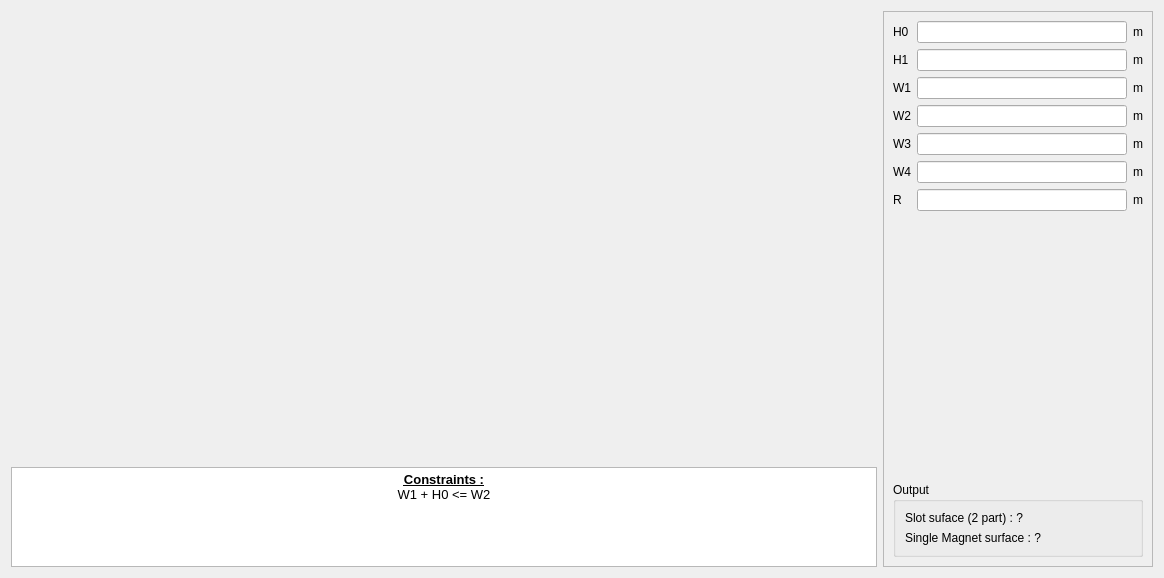
<?xml version="1.0" encoding="UTF-8"?>
<ui version="4.0">
 <class>PHoleM65</class>
 <widget class="QWidget" name="PHoleM65">
  <property name="geometry">
   <rect>
    <x>0</x>
    <y>0</y>
    <width>1164</width>
    <height>578</height>
   </rect>
  </property>
  <property name="minimumSize">
   <size>
    <width>0</width>
    <height>0</height>
   </size>
  </property>
  <property name="maximumSize">
   <size>
    <width>16777215</width>
    <height>16777215</height>
   </size>
  </property>
  <property name="windowTitle">
   <string>Form</string>
  </property>
  <layout class="QHBoxLayout" name="horizontalLayout">
   <item>
    <layout class="QVBoxLayout" name="verticalLayout_2">
     <item>
      <widget class="QLabel" name="img_slot">
       <property name="sizePolicy">
        <sizepolicy hsizetype="Preferred" vsizetype="Preferred">
         <horstretch>0</horstretch>
         <verstretch>0</verstretch>
        </sizepolicy>
       </property>
       <property name="minimumSize">
        <size>
         <width>0</width>
         <height>0</height>
        </size>
       </property>
       <property name="maximumSize">
        <size>
         <width>16777215</width>
         <height>16777215</height>
        </size>
       </property>
       <property name="text">
        <string/>
       </property>
       <property name="pixmap">
        <pixmap resource="../../../../Resources/pyleecan.qrc">:/images/images/MachineSetup/SMHoleMag/HoleM65_mag_int_rotor.png</pixmap>
       </property>
       <property name="scaledContents">
        <bool>false</bool>
       </property>
       <property name="alignment">
        <set>Qt::AlignCenter</set>
       </property>
      </widget>
     </item>
     <item>
      <widget class="QTextEdit" name="txt_constraint">
       <property name="minimumSize">
        <size>
         <width>200</width>
         <height>0</height>
        </size>
       </property>
       <property name="maximumSize">
        <size>
         <width>16777215</width>
         <height>100</height>
        </size>
       </property>
       <property name="html">
        <string>&lt;!DOCTYPE HTML PUBLIC &quot;-//W3C//DTD HTML 4.0//EN&quot; &quot;http://www.w3.org/TR/REC-html40/strict.dtd&quot;&gt;
&lt;html&gt;&lt;head&gt;&lt;meta name=&quot;qrichtext&quot; content=&quot;1&quot; /&gt;&lt;style type=&quot;text/css&quot;&gt;
p, li { white-space: pre-wrap; }
&lt;/style&gt;&lt;/head&gt;&lt;body style=&quot; font-family:'MS Shell Dlg 2'; font-size:7.8pt; font-weight:400; font-style:normal;&quot;&gt;
&lt;p align=&quot;center&quot; style=&quot; margin-top:0px; margin-bottom:0px; margin-left:0px; margin-right:0px; -qt-block-indent:0; text-indent:0px;&quot;&gt;&lt;span style=&quot; font-size:10pt; font-weight:600; text-decoration: underline;&quot;&gt;Constraints :&lt;/span&gt;&lt;/p&gt;
&lt;p align=&quot;center&quot; style=&quot; margin-top:0px; margin-bottom:0px; margin-left:0px; margin-right:0px; -qt-block-indent:0; text-indent:0px;&quot;&gt;&lt;span style=&quot; font-size:10pt;&quot;&gt;W1 + H0 &amp;lt;= W2&lt;/span&gt;&lt;/p&gt;&lt;/body&gt;&lt;/html&gt;</string>
       </property>
      </widget>
     </item>
    </layout>
   </item>
   <item>
    <widget class="QScrollArea" name="scrollArea">
     <property name="minimumSize">
      <size>
       <width>270</width>
       <height>0</height>
      </size>
     </property>
     <property name="maximumSize">
      <size>
       <width>270</width>
       <height>16777215</height>
      </size>
     </property>
     <property name="widgetResizable">
      <bool>true</bool>
     </property>
     <widget class="QWidget" name="scrollAreaWidgetContents">
      <property name="geometry">
       <rect>
        <x>0</x>
        <y>0</y>
        <width>268</width>
        <height>554</height>
       </rect>
      </property>
      <layout class="QVBoxLayout" name="verticalLayout_3">
       <item>
        <layout class="QGridLayout" name="gridLayout">
         <item row="3" column="0">
          <widget class="QLabel" name="in_W2">
           <property name="text">
            <string>W2</string>
           </property>
          </widget>
         </item>
         <item row="0" column="2">
          <widget class="QLabel" name="unit_H0">
           <property name="text">
            <string>m</string>
           </property>
          </widget>
         </item>
         <item row="4" column="0">
          <widget class="QLabel" name="in_W3">
           <property name="text">
            <string>W3</string>
           </property>
          </widget>
         </item>
         <item row="2" column="2">
          <widget class="QLabel" name="unit_W1">
           <property name="text">
            <string>m</string>
           </property>
          </widget>
         </item>
         <item row="1" column="2">
          <widget class="QLabel" name="unit_H1">
           <property name="text">
            <string>m</string>
           </property>
          </widget>
         </item>
         <item row="4" column="2">
          <widget class="QLabel" name="unit_W3">
           <property name="text">
            <string>m</string>
           </property>
          </widget>
         </item>
         <item row="4" column="1">
          <widget class="FloatEdit" name="lf_W3"/>
         </item>
         <item row="2" column="0">
          <widget class="QLabel" name="in_W1">
           <property name="text">
            <string>W1</string>
           </property>
          </widget>
         </item>
         <item row="1" column="1">
          <widget class="FloatEdit" name="lf_H1"/>
         </item>
         <item row="5" column="0">
          <widget class="QLabel" name="in_W4">
           <property name="text">
            <string>W4</string>
           </property>
          </widget>
         </item>
         <item row="6" column="0">
          <widget class="QLabel" name="in_R">
           <property name="text">
            <string>R</string>
           </property>
          </widget>
         </item>
         <item row="3" column="2">
          <widget class="QLabel" name="unit_W2">
           <property name="text">
            <string>m</string>
           </property>
          </widget>
         </item>
         <item row="5" column="2">
          <widget class="QLabel" name="unit_W4">
           <property name="text">
            <string>m</string>
           </property>
          </widget>
         </item>
         <item row="6" column="2">
          <widget class="QLabel" name="unit_R">
           <property name="text">
            <string>m</string>
           </property>
          </widget>
         </item>
         <item row="3" column="1">
          <widget class="FloatEdit" name="lf_W2"/>
         </item>
         <item row="2" column="1">
          <widget class="FloatEdit" name="lf_W1"/>
         </item>
         <item row="5" column="1">
          <widget class="FloatEdit" name="lf_W4"/>
         </item>
         <item row="6" column="1">
          <widget class="FloatEdit" name="lf_R"/>
         </item>
         <item row="0" column="1">
          <widget class="FloatEdit" name="lf_H0"/>
         </item>
         <item row="1" column="0">
          <widget class="QLabel" name="in_H1">
           <property name="text">
            <string>H1</string>
           </property>
          </widget>
         </item>
         <item row="0" column="0">
          <widget class="QLabel" name="in_H0">
           <property name="text">
            <string>H0</string>
           </property>
          </widget>
         </item>
        </layout>
       </item>
       <item>
        <widget class="WMatSelect" name="w_mat_0" native="true">
         <property name="minimumSize">
          <size>
           <width>100</width>
           <height>0</height>
          </size>
         </property>
        </widget>
       </item>
       <item>
        <widget class="WMatSelect" name="w_mat_1" native="true">
         <property name="minimumSize">
          <size>
           <width>100</width>
           <height>0</height>
          </size>
         </property>
        </widget>
       </item>
       <item>
        <widget class="WMatSelect" name="w_mat_2" native="true">
         <property name="minimumSize">
          <size>
           <width>100</width>
           <height>0</height>
          </size>
         </property>
        </widget>
       </item>
       <item>
        <spacer name="verticalSpacer_2">
         <property name="orientation">
          <enum>Qt::Vertical</enum>
         </property>
         <property name="sizeHint" stdset="0">
          <size>
           <width>20</width>
           <height>40</height>
          </size>
         </property>
        </spacer>
       </item>
       <item>
        <widget class="QGroupBox" name="g_output">
         <property name="minimumSize">
          <size>
           <width>200</width>
           <height>0</height>
          </size>
         </property>
         <property name="title">
          <string>Output</string>
         </property>
         <layout class="QVBoxLayout" name="verticalLayout">
          <item>
           <widget class="QLabel" name="out_slot_surface">
            <property name="text">
             <string>Slot suface (2 part) : ?</string>
            </property>
           </widget>
          </item>
          <item>
           <widget class="QLabel" name="out_magnet_surface">
            <property name="text">
             <string>Single Magnet surface : ?</string>
            </property>
           </widget>
          </item>
         </layout>
        </widget>
       </item>
      </layout>
     </widget>
    </widget>
   </item>
  </layout>
 </widget>
 <customwidgets>
  <customwidget>
   <class>WMatSelect</class>
   <extends>QWidget</extends>
   <header>......GUI.Dialog.DMatLib.WMatSelect.WMatSelect.h</header>
   <container>1</container>
  </customwidget>
  <customwidget>
   <class>FloatEdit</class>
   <extends>QLineEdit</extends>
   <header>......GUI/Tools/FloatEdit.h</header>
  </customwidget>
 </customwidgets>
 <tabstops>
  <tabstop>lf_H0</tabstop>
  <tabstop>lf_H1</tabstop>
  <tabstop>lf_W0</tabstop>
  <tabstop>lf_W1</tabstop>
  <tabstop>lf_W2</tabstop>
  <tabstop>lf_W3</tabstop>
 </tabstops>
 <resources>
  <include location="../../../../Resources/pyleecan.qrc"/>
  <include location="../../../../Resources/pyleecan.qrc"/>
 </resources>
 <connections/>
</ui>
